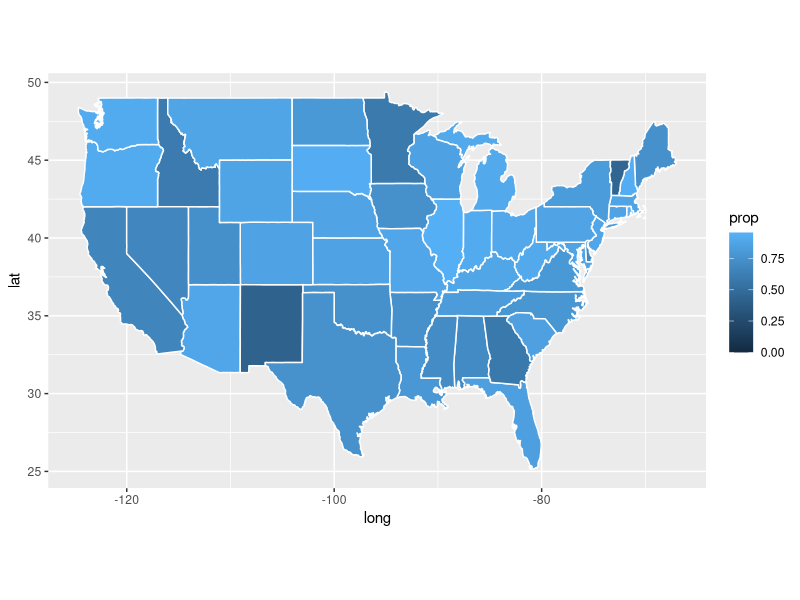
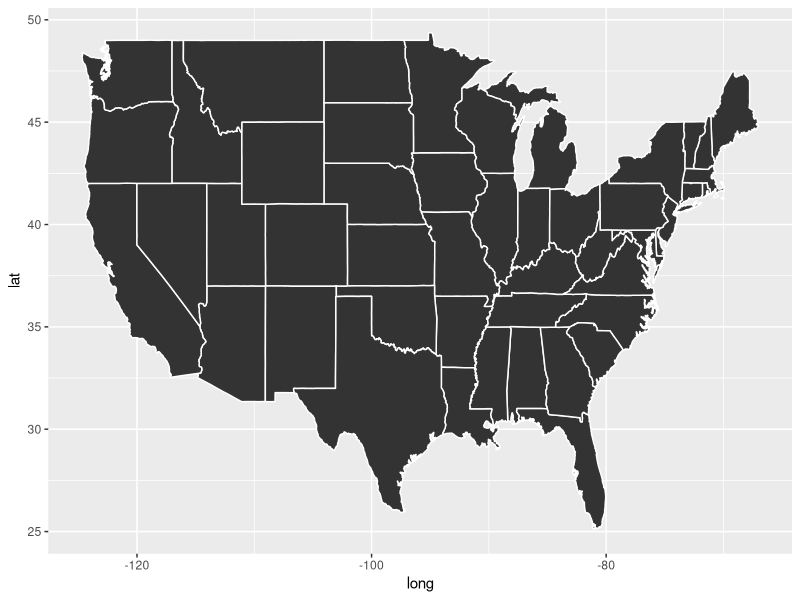

These figures' R source, in order:
## ---- chunk 1
knitr::opts_chunk$set(echo = FALSE)
## ---- chunk 2
library(tidyverse)
library(readxl)
library(stringr)
## ---- chunk 3
h2b <- read_csv("data/H-2B_FY2008.csv") %>%
  full_join(read_csv("data/H-2B_FY2009.csv")) %>%
  full_join(read_csv("data/H-2B_FY2010.csv")) %>%
  full_join(read_csv("data/H-2B_FY2011.csv")) %>%
  full_join(read_csv("data/H-2B_FY2012.csv")) 

h2b <- h2b %>%
  select(CASE_NO, DECISION_DATE, NPC_SUBMITTED_DATE, CASE_STATUS, ALIEN_WORK_STATE, CERTIFICATION_BEGIN_DATE, CERTIFICATION_END_DATE, EMPLOYER_CITY, EMPLOYER_STATE, EMPLOYER_POSTAL_CODE, AGENT_ATTORNEY_CITY, AGENT_ATTORNEY_STATE, JOB_TITLE, NBR_WORKERS_CERTIFIED, PREVAILING_WAGE, PW_UNIT_OF_PAY, BASIC_RATE_OF_PAY, BASIC_UNIT_OF_PAY, DOT_OCCUPATIONAL_CODE, NBR_WORKERS_REQUESTED, DOT_NAME, SOC_CODE, SOC_NAME)

## ---- chunk 4
h2b <- h2b %>%
  mutate(case_no = CASE_NO, 
         decision_date = DECISION_DATE,
         npc_submitted_date = NPC_SUBMITTED_DATE,
         case_status = CASE_STATUS, 
         alien_work_state = ALIEN_WORK_STATE, 
         certification_begin_date = CERTIFICATION_BEGIN_DATE, 
         certification_end_date = CERTIFICATION_END_DATE, 
         employer_city = EMPLOYER_CITY, 
         employer_state = EMPLOYER_STATE, 
         employer_postal_code = EMPLOYER_POSTAL_CODE, 
         agent_attorney_city = AGENT_ATTORNEY_CITY, 
         agent_attorney_state = AGENT_ATTORNEY_STATE, 
         job_title = JOB_TITLE, 
         nbr_workers_certified = NBR_WORKERS_CERTIFIED, 
         prevailing_wage = PREVAILING_WAGE, 
         pw_unit_of_pay = PW_UNIT_OF_PAY, 
         basic_rate_of_pay = BASIC_RATE_OF_PAY, 
         basic_unit_of_pay = BASIC_UNIT_OF_PAY, 
         dot_occupational_code = DOT_OCCUPATIONAL_CODE, 
         nbur_workers_requested =NBR_WORKERS_REQUESTED, 
         dot_name = DOT_NAME, 
         soc_code = SOC_CODE, 
         soc_name = SOC_NAME)

h2b <- h2b %>%
  select(case_no, decision_date, npc_submitted_date, case_status, alien_work_state, certification_begin_date, certification_end_date, employer_city, employer_state, employer_postal_code, agent_attorney_city, agent_attorney_state, job_title, nbr_workers_certified, prevailing_wage, pw_unit_of_pay, basic_rate_of_pay, basic_unit_of_pay, dot_occupational_code, nbur_workers_requested, dot_name, soc_code, soc_name)

## ---- chunk 5

h2b <- h2b %>%
  mutate(wage_diff = case_when(
  prevailing_wage > basic_rate_of_pay ~ "prevail_higher",
  prevailing_wage == basic_rate_of_pay ~ "same",
  prevailing_wage < basic_rate_of_pay ~ "basic_higher"
  ))
  
## ---- chunk 6

h2b_1 <- h2b %>%
  separate(decision_date, c('decision_month', 'decision_day', 'decision_year'), sep="/", remove = FALSE) 

h2b_2 <- h2b %>%
  separate(npc_submitted_date, c('submitted_month', 'submitted_day', 'submitted_year'), sep="/", remove = FALSE)

h2b_filter_1 <- h2b_1 %>%
  filter(decision_day == "NA") %>%
  separate(decision_date, c('decision_day', 'decision_month', 'decision_year'), sep="-", remove = FALSE) 

h2b_1 <- h2b_1 %>%
  filter(decision_day != "NA")

h2b_filter_2 <- h2b_2 %>%
  filter(submitted_day == "NA") %>%
    separate(npc_submitted_date, c('submitted_day', 'submitted_month', 'submitted_year'), sep = "-", remove = FALSE)

h2b_2 <- h2b_2  %>%
  filter(submitted_day != "NA")

h2b <- h2b_1 %>%
  full_join(h2b_2) 
  
h2b_filter <- h2b_filter_1 %>%
  full_join(h2b_filter_2)

h2b <- h2b %>%
  full_join(h2b_filter)

h2b <- h2b %>%
  mutate(decision_season = case_when(
    decision_month == "1" ~ "winter", 
    decision_month == "2" ~ "winter",
    decision_month == "3" ~ "spring",
    decision_month == "4" ~ "spring",
    decision_month == "5" ~ "spring",
    decision_month == "6" ~ "summer",
    decision_month == "7" ~ "summer",
    decision_month == "8" ~ "summer",
    decision_month == "9" ~ "fall",
    decision_month == "10" ~ "fall", 
    decision_month == "11" ~ "fall",
    decision_month == "12" ~ "winter",
    decision_month == "Jan" ~ "winter", 
    decision_month == "Feb" ~ "winter",
    decision_month == "Mar" ~ "spring",
    decision_month == "Apr" ~ "spring",
    decision_month == "May" ~ "spring",
    decision_month == "Jun" ~ "summer",
    decision_month == "Jul" ~ "summer",
    decision_month == "Aug" ~ "summer",
    decision_month == "Sep" ~ "fall",
    decision_month == "Oct" ~ "fall", 
    decision_month == "Nov" ~ "fall",
    decision_month == "Dec" ~ "winter"
  ))

h2b <- h2b %>%
  mutate(submitted_season = case_when(
    submitted_month == "1" ~ "winter", 
    submitted_month == "2" ~ "winter",
    submitted_month == "3" ~ "spring",
    submitted_month == "4" ~ "spring",
    submitted_month == "5" ~ "spring",
    submitted_month == "6" ~ "summer",
    submitted_month == "7" ~ "summer",
    submitted_month == "8" ~ "summer",
    submitted_month == "9" ~ "fall",
    submitted_month == "10" ~ "fall", 
    submitted_month == "11" ~ "fall",
    submitted_month == "12" ~ "winter",
    submitted_month == "Jan" ~ "winter", 
    submitted_month == "Feb" ~ "winter",
    submitted_month == "Mar" ~ "spring",
    submitted_month == "Apr" ~ "spring",
    submitted_month == "May" ~ "spring",
    submitted_month == "Jun" ~ "summer",
    submitted_month == "Jul" ~ "summer",
    submitted_month == "Aug" ~ "summer",
    submitted_month == "Sep" ~ "fall",
    submitted_month == "Oct" ~ "fall", 
    submitted_month == "Nov" ~ "fall",
    submitted_month == "Dec" ~ "winter"
  ))

## ---- chunk 7
h2b <- h2b %>%
  mutate(region = case_when(
    employer_state == "WA" | employer_state == "OR" | employer_state == "CA" |  employer_state == "ID" | employer_state == "MT" | employer_state == "WY" | employer_state == "NV" | employer_state == "UT" | employer_state == "CO" | employer_state == "AZ" | employer_state == "NM" | employer_state == "AK" | employer_state == "HI" ~ "West",
    employer_state == "ND" | employer_state == "SD" | employer_state == "NE" | employer_state == "KS" | employer_state == "MN" | employer_state == "IA" | employer_state == "MO" | employer_state == "WI" | employer_state == "IL" | employer_state == "MI" | employer_state == "IN" | employer_state == "OH" ~ "Midwest",
    employer_state == "TX" | employer_state == "OK" | employer_state == "AR" | employer_state == "LA" | employer_state == "MS" | employer_state == "AL" | employer_state == "TN" | employer_state == "KY" | employer_state == "WV" | employer_state == "MD" | employer_state == "DE" | employer_state == "VA" | employer_state == "NC" | employer_state == "SC" | employer_state == "GA" | employer_state == "FL" ~ "South",
    employer_state == "ME" | employer_state == "NH" | employer_state == "VT" | employer_state == "MA" | employer_state == "CT" | employer_state == "RI" | employer_state == "NJ" | employer_state == "NY" | employer_state == "PA" ~ "Northeast"
  ))
## ---- chunk 8
h2b <- h2b %>%
  mutate(occupation_category = case_when(
    str_sub(dot_occupational_code,1,1) == "0" | str_sub(dot_occupational_code,1,1) == "1" ~ "professional, technical, and managerial",
    str_sub(dot_occupational_code,1,1) == "2" ~ "clerical and sales",
    str_sub(dot_occupational_code,1,1) == "3" ~ "service",
    str_sub(dot_occupational_code,1,1) == "4" ~ "agricultural, fishery, forestry, and related",
    str_sub(dot_occupational_code,1,1) == "5" ~ "processing",
    str_sub(dot_occupational_code,1,1) == "6" ~ "machine trades",
    str_sub(dot_occupational_code,1,1) == "7" ~ "benchwork",
    str_sub(dot_occupational_code,1,1) == "8" ~ "structural work",
    str_sub(dot_occupational_code,1,1) == "9" ~ "miscellaneous"
  ))

## ---- chunk 9
state_props <- h2b %>%
  filter(!is.na(nbur_workers_requested) & !(is.na(nbr_workers_certified))) %>%
  filter(employer_state %in% state.abb | employer_state == "DC") %>%
  filter(employer_state != "HI" & employer_state!="AK") %>%
  mutate(region = case_when(employer_state %in% state.abb ~ tolower(setNames(state.name, state.abb))[employer_state], employer_state == "DC" ~ "district of columbia")) %>%
  group_by(region) %>%
  summarise(prop = sum(nbr_workers_certified) / sum(nbur_workers_requested))

map <- merge(state_props, map_data("state"), sort = FALSE, by = "region")

map %>%
  ggplot() + 
  geom_polygon(aes(x = long, y = lat, group = group, fill = prop), color = "white") +
  coord_fixed(1.5)
  
map_data("state") %>%
  ggplot() +
  geom_polygon(aes(x = long, y = lat, group = group), color = "white")
